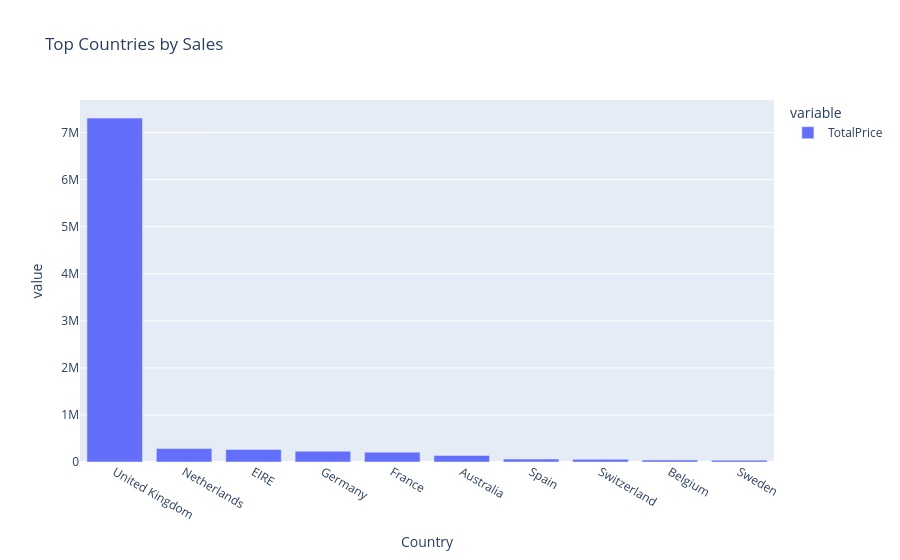

The notebook cell this image was saved under:
### Code cell
px.bar(
    country_sales,
    title="Top Countries by Sales"
)

### Figure 1 — Plotly figure (JSON) as saved in the notebook; plotly's stock layout.template omitted (floating-point values rounded to 4 significant figures)
{"data": [{"hovertemplate": "variable=TotalPrice<br>Country=%{x}<br>value=%{y}<extra></extra>", "legendgroup": "TotalPrice", "marker": {"color": "#636efa", "pattern": {"shape": ""}}, "name": "TotalPrice", "orientation": "v", "showlegend": true, "textposition": "auto", "type": "bar", "x": ["United Kingdom", "Netherlands", "EIRE", "Germany", "France", "Australia", "Spain", "Switzerland", "Belgium", "Sweden"], "xaxis": "x", "y": [7308000.0, 285400.0, 265500.0, 228900.0, 209000.0, 138500.0, 61580.0, 56440.0, 41200.0, 38380.0], "yaxis": "y"}], "layout": {"barmode": "relative", "legend": {"title": {"text": "variable"}, "tracegroupgap": 0}, "title": {"text": "Top Countries by Sales"}, "xaxis": {"anchor": "y", "domain": [0, 1], "title": {"text": "Country"}}, "yaxis": {"anchor": "x", "domain": [0, 1], "title": {"text": "value"}}}}
